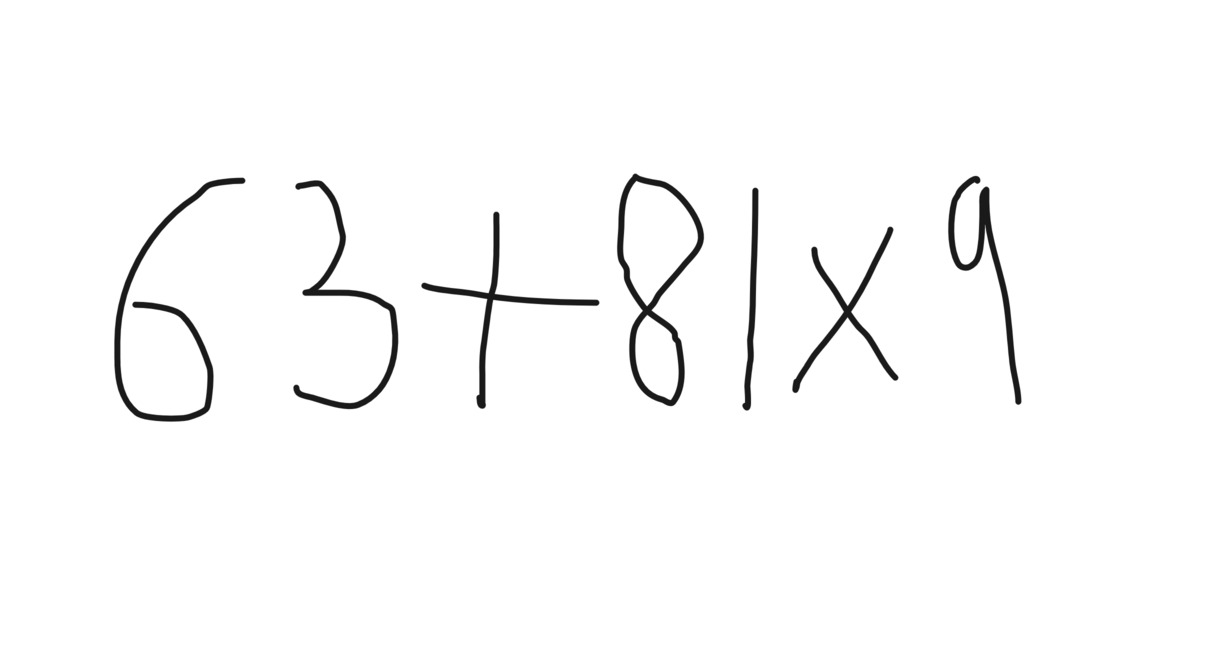
#> input picture Test Image.jpeg, 1229 x 659 px, found by its file name
$ jupyter execute --allow-errors 'Model Testing.ipynb'
#> lines starting #> are read from the running program, lines starting #| are printed output that depends on the picture; after the words box and inside, x2 and y2 are one past the last pixel; in counts of white or black regions, pixels touching at a corner belong together
[cell 1]
from google.colab import drive
drive.mount('/content/drive')

[cell 2]
import numpy as np
import cv2

from keras.datasets import mnist
from keras.models import Sequential
from keras.layers import Dense
from keras.layers import Dropout
from keras.layers import Flatten
from keras.layers.convolutional import Conv2D
from keras.layers.convolutional import MaxPooling2D
from keras.utils import np_utils
from keras.models import model_from_json
from keras import backend as K

K.set_image_data_format('channels_first')
#> (this line was passed over: keras is not available in this run)

from IPython.display import Image

[cell 3]
json_file = open('/content/drive/MyDrive/Colab Notebooks/CV+DL+ML-Ops Project/model.json', 'r')
#> (reads assets/model.json from the repository)
loaded_model_json = json_file.read()
json_file.close()
#> (the rest of this cell did not finish here and is left out)

[cell 4]
img = cv2.imread('/content/drive/MyDrive/Colab Notebooks/CV+DL+ML-Ops Project/Test Image.jpeg',cv2.IMREAD_GRAYSCALE)
#> img is the input picture: shape (659, 1229); min 12, max 255, mean 250.1

cv2.waitKey(0)
cv2.destroyAllWindows()

if img is not None:
    img =~ img
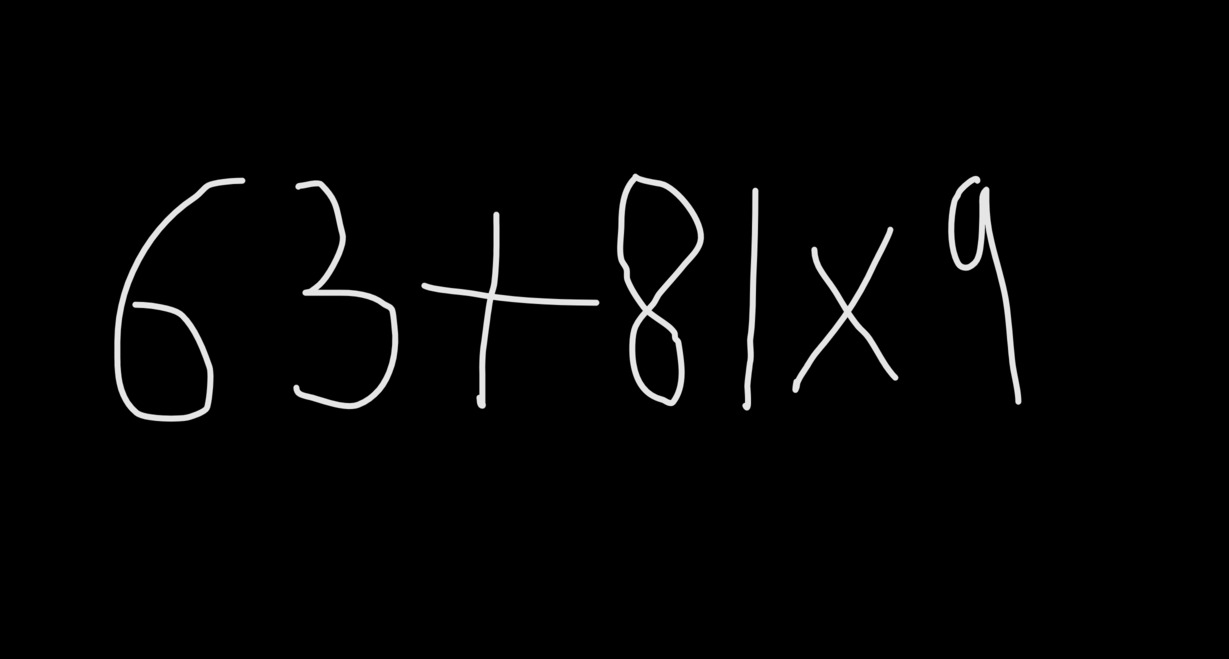
#> img: shape (659, 1229); min 0, max 243, mean 4.9
    ret, thresh = cv2.threshold(img,127,255,cv2.THRESH_BINARY)
#> thresh: shape (659, 1229); 2.1% white; 7 white regions

    ctrs, ret = cv2.findContours(thresh, cv2.RETR_TREE, cv2.CHAIN_APPROX_SIMPLE)
#> ctrs = 9 contours; largest, box (x1, y1, x2, y2) and area: (617, 174, 704, 406) 11829, (622, 180, 699, 307) 6283, (634, 314, 680, 401) 2794, (114, 178, 245, 422) 2594, (294, 180, 398, 409) 2074; ret = [[1, -1, -1, -1], [2, 0, -1, -1], [3, 1, -1, -1], [4, 2, -1, -1], [5, 3, -1, -1], [6, 4, -1, -1], [-1, 5, 7, -1], [8, -1, -1, 6], [-1, 7, -1, 6]]

    cnt=sorted(ctrs, key=lambda ctr: cv2.boundingRect(ctr)[0])
#> cnt has the same summary as ctrs
    w = int(28)
    h = int(28)
    train_data = []

    rects = []

    for c in cnt:
        x, y, w, h = cv2.boundingRect(c)
        rect = [x, y, w, h]
        rects.append(rect)
#> this loop made 9 passes
#> (x, y, w, h) on passes 1 to 9: (114, 178, 131, 244), (294, 180, 104, 229), (422, 212, 177, 197), (617, 174, 87, 232), (622, 180, 77, 127), (634, 314, 46, 87), (743, 188, 15, 222), (792, 227, 106, 166), (948, 176, 73, 229)
#> after the loop, rects = [[114, 178, 131, 244], [294, 180, 104, 229], [422, 212, 177, 197], [617, 174, 87, 232], [622, 180, 77, 127], [634, 314, 46, 87], [743, 188, 15, 222], [792, 227, 106, 166], [948, 176, 73, 229]]

    bool_rect = []
    for r in rects:
        l = []
        for rec in rects:
            flag = 0

            if (rec!=r):
                if (r[0]<(rec[0]+rec[2]+10) and rec[0]<(r[0]+r[2]+10) and r[1]<(rec[1]+rec[3]+10) and rec[1]<(r[1]+r[3]+10)):
                    flag = 1
                l.append(flag)

            if (rec == r):
                l.append(0)

        bool_rect.append(l)
#> this loop made 9 passes
#> after the loop, bool_rect = 9 items, first 6: [0, 0, 0, 0, 0, 0, 0, 0, 0], [0, 0, 0, 0, 0, 0, 0, 0, 0], [0, 0, 0, 0, 0, 0, 0, 0, 0], [0, 0, 0, 0, 1, 1, 0, 0, 0], [0, 0, 0, 1, 0, 1, 0, 0, 0], [0, 0, 0, 1, 1, 0, 0, 0, 0]

    dump_rect = []

    for i in range(0,len(cnt)):
        for j in range(0,len(cnt)):
            if bool_rect[i][j] == 1:
                area1 = rects[i][2]*rects[i][3]
                area2 = rects[j][2]*rects[j][3]
                if(area1 == min(area1,area2)):
                    dump_rect.append(rects[i])
#> this loop made 9 passes
#> after the loop, dump_rect = [[622, 180, 77, 127], [634, 314, 46, 87], [634, 314, 46, 87]]

    final_rect=[i for i in rects if i not in dump_rect]
#> final_rect = [[114, 178, 131, 244], [294, 180, 104, 229], [422, 212, 177, 197], [617, 174, 87, 232], [743, 188, 15, 222], [792, 227, 106, 166], [948, 176, 73, 229]]

    for r in final_rect:
        x = r[0]
        y = r[1]
        w = r[2]
        h = r[3]
        im_crop = thresh[y:y+h+10,x:x+w+10]

        im_resize = cv2.resize(im_crop,(28,28))
        cv2.waitKey(0)
        cv2.destroyAllWindows()

        im_resize=np.reshape(im_resize,(1,28,28,1))
        train_data.append(im_resize)
#> this loop made 7 passes
#> pass 1, `im_crop = thresh[y:y+h+10,x:x+w+10]`:
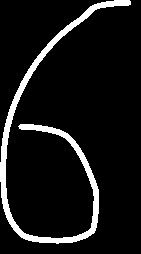
#> im_crop: shape (254, 141); 8.6% white; 1 white region, box (x1, y1, x2, y2) and area: (0, 0, 131, 244) 3080
#> pass 1, `im_resize = cv2.resize(im_crop,(28,28))`:
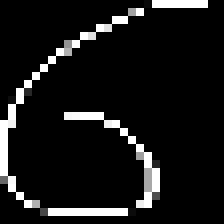
#> im_resize: shape (28, 28) (shown 8 times larger); min 0, max 255, mean 22.8
#> pass 2, `im_crop = thresh[y:y+h+10,x:x+w+10]`:
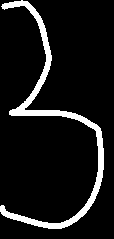
#> im_crop: shape (239, 114); 9% white; 1 white region, box (x1, y1, x2, y2) and area: (0, 0, 104, 229) 2464
#> pass 2, `im_resize = cv2.resize(im_crop,(28,28))`:
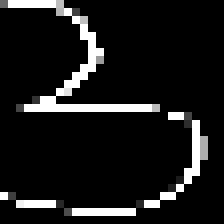
#> im_resize: shape (28, 28) (shown 8 times larger); min 0, max 255, mean 25.7
#> after the loop:
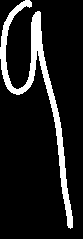
#> im_crop: shape (239, 83); 11.9% white; 1 white region, box (x1, y1, x2, y2) and area: (0, 0, 73, 229) 2370
#> after the loop, train_data = 7 items
